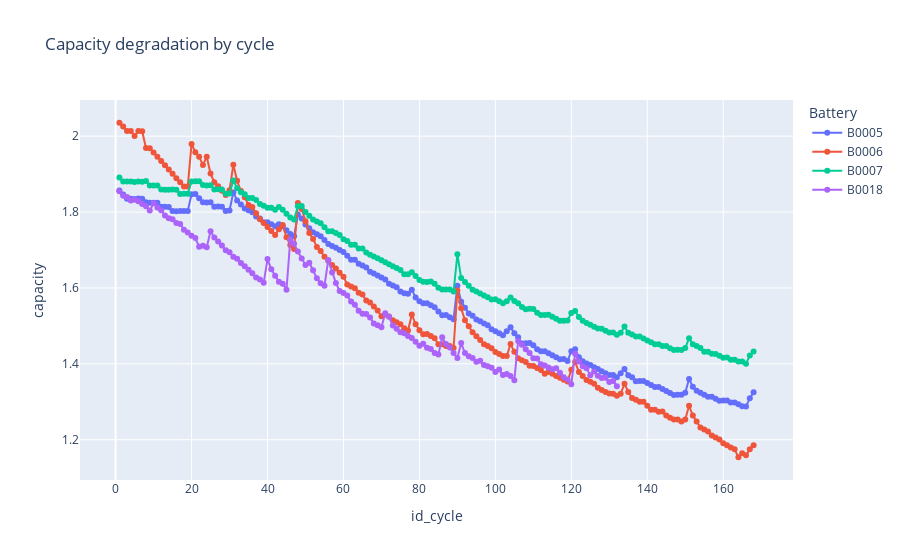

Source (notebook cell):
### Markdown cell above
### 3.1 Cycle-Level Trends
Capacity fades approximately linearly with cycle count, while temperature and current drift more subtly. Interactive figures remain performant using Plotly.

### Code cell
fig_capacity_trend = px.line(
    cycle_summary,
    x='id_cycle',
    y='capacity',
    color='Battery',
    hover_data={'cumulative_hours': ':,.1f', 'charge_time_s': ':,.0f'},
    markers=True,
    title='Capacity degradation by cycle'
)
fig_capacity_trend.update_layout(legend_title_text='Battery', hovermode='x unified')
fig_capacity_trend

### Figure 1 — Plotly figure (JSON) as saved in the notebook; plotly's stock layout.template omitted (floating-point values rounded to 4 significant figures; data arrays with more than 128 entries replaced by an {"elided": "..."} marker saying what was removed)
{"data": [{"customdata": {"elided": "168x2 float values"}, "hovertemplate": "Battery=B0005<br>id_cycle=%{x}<br>capacity=%{y}<br>cumulative_hours=%{customdata[0]:,.1f}<br>charge_time_s=%{customdata[1]:,.0f}<extra></extra>", "legendgroup": "B0005", "line": {"color": "#636efa", "dash": "solid"}, "marker": {"symbol": "circle"}, "mode": "lines+markers", "name": "B0005", "orientation": "v", "showlegend": true, "type": "scatter", "x": {"elided": "168 int values"}, "xaxis": "x", "y": {"elided": "168 float values"}, "yaxis": "y"}, {"customdata": {"elided": "168x2 float values"}, "hovertemplate": "Battery=B0006<br>id_cycle=%{x}<br>capacity=%{y}<br>cumulative_hours=%{customdata[0]:,.1f}<br>charge_time_s=%{customdata[1]:,.0f}<extra></extra>", "legendgroup": "B0006", "line": {"color": "#EF553B", "dash": "solid"}, "marker": {"symbol": "circle"}, "mode": "lines+markers", "name": "B0006", "orientation": "v", "showlegend": true, "type": "scatter", "x": {"elided": "168 int values"}, "xaxis": "x", "y": {"elided": "168 float values"}, "yaxis": "y"}, {"customdata": {"elided": "168x2 float values"}, "hovertemplate": "Battery=B0007<br>id_cycle=%{x}<br>capacity=%{y}<br>cumulative_hours=%{customdata[0]:,.1f}<br>charge_time_s=%{customdata[1]:,.0f}<extra></extra>", "legendgroup": "B0007", "line": {"color": "#00cc96", "dash": "solid"}, "marker": {"symbol": "circle"}, "mode": "lines+markers", "name": "B0007", "orientation": "v", "showlegend": true, "type": "scatter", "x": {"elided": "168 int values"}, "xaxis": "x", "y": {"elided": "168 float values"}, "yaxis": "y"}, {"customdata": {"elided": "132x2 float values"}, "hovertemplate": "Battery=B0018<br>id_cycle=%{x}<br>capacity=%{y}<br>cumulative_hours=%{customdata[0]:,.1f}<br>charge_time_s=%{customdata[1]:,.0f}<extra></extra>", "legendgroup": "B0018", "line": {"color": "#ab63fa", "dash": "solid"}, "marker": {"symbol": "circle"}, "mode": "lines+markers", "name": "B0018", "orientation": "v", "showlegend": true, "type": "scatter", "x": {"elided": "132 int values"}, "xaxis": "x", "y": {"elided": "132 float values"}, "yaxis": "y"}], "layout": {"hovermode": "x unified", "legend": {"title": {"text": "Battery"}, "tracegroupgap": 0}, "title": {"text": "Capacity degradation by cycle"}, "xaxis": {"anchor": "y", "domain": [0, 1], "title": {"text": "id_cycle"}}, "yaxis": {"anchor": "x", "domain": [0, 1], "title": {"text": "capacity"}}}}
